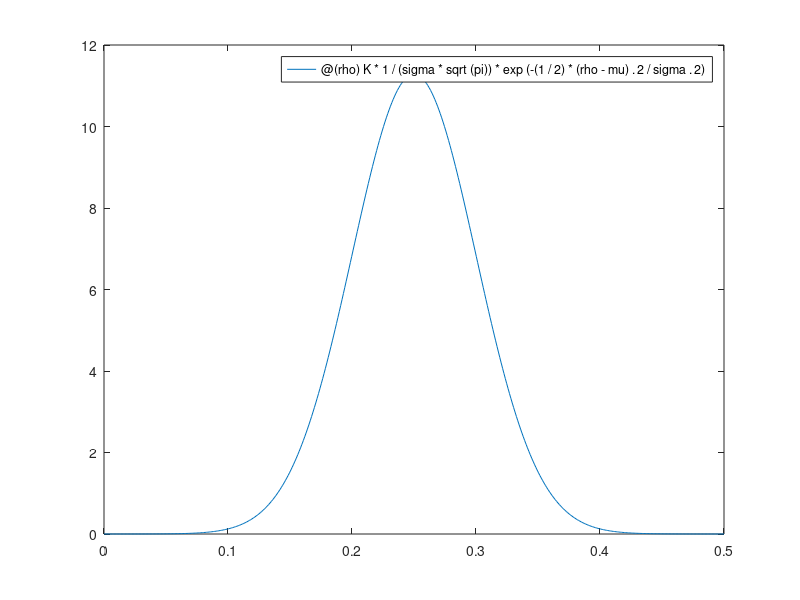
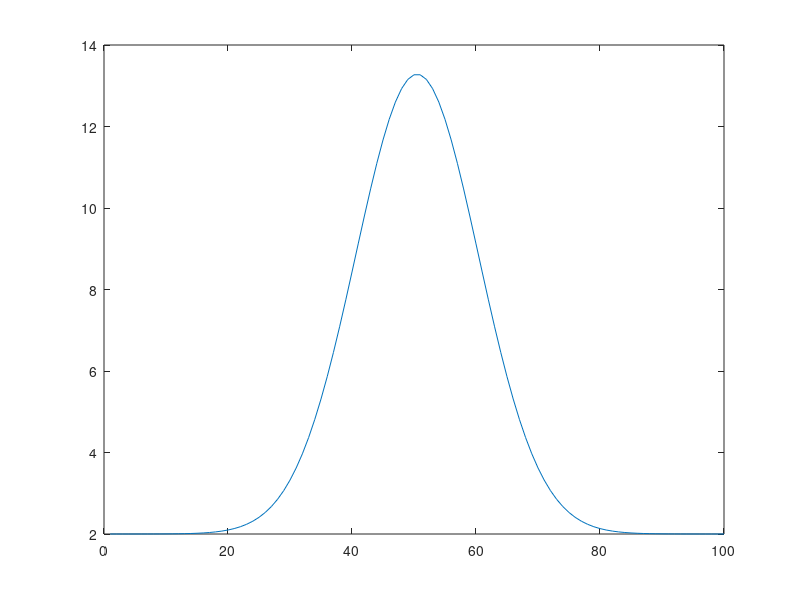
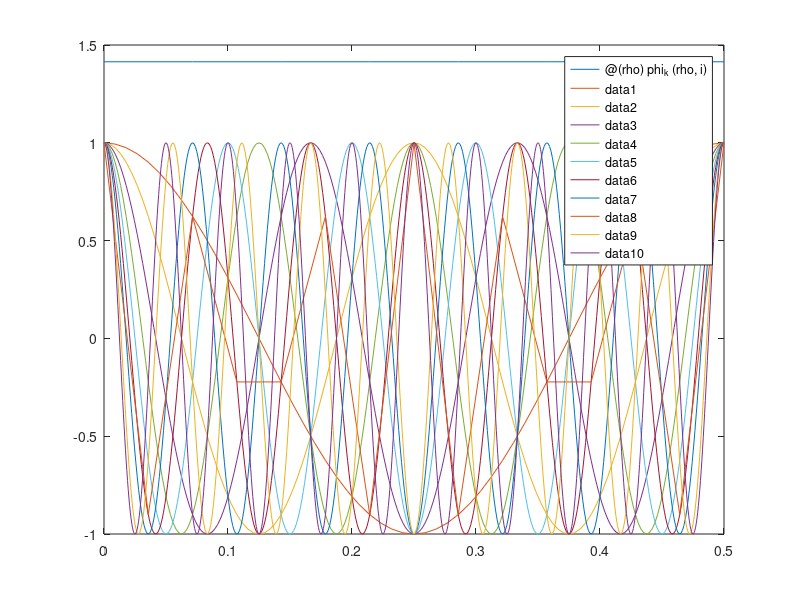
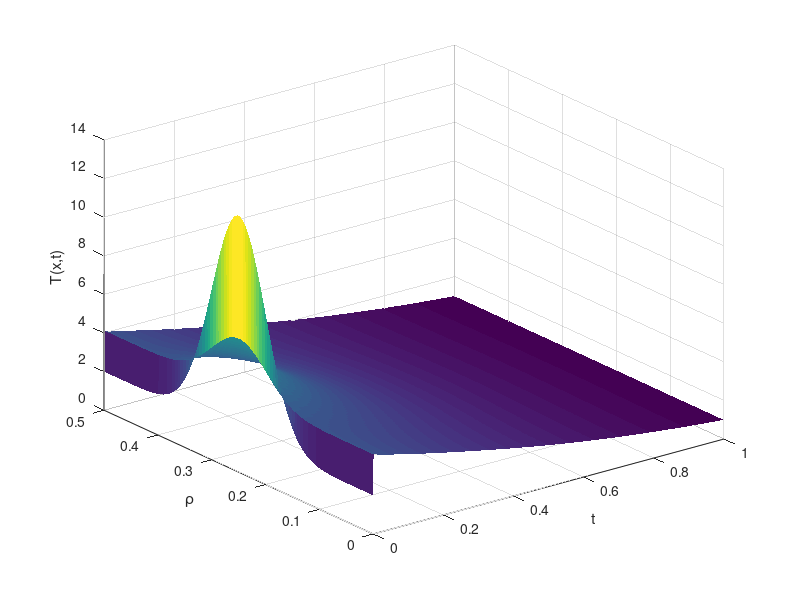

Source code (MATLAB) for these figures, in order:
clc; clear all; close all
L = .5; % Spatial length
t_start = 0.0; t_end = 1;
rho_start = 0; rho_end = L; % 1200 for discrete time
Time = 1; % Time length
a = 0; c = 2; % boundary conditions
n = 99; % spaces in spatial length (grid points = n + 1)
m = 1000; % time points
t = linspace(t_start,t_end - t_end/m ,m);
rho = linspace(rho_start,rho_end,n+1)';
r = 10;
C = eye(r+1);
gamma =  1e-2;
C1 = -gamma * (2*pi/L)^2;
diagonal = 1:(r+1);
diagonal = diagonal .* diagonal;
A = C1*diag(diagonal);

phi_k = @(rho,n) (n>=1)*(sqrt(2/L)/c*cos(2*n*pi*rho/L)) + (n < 1)*1/sqrt(L);
sigma = .05; mu = L/2; K = 1;
Pdep = @(rho) K * 1/(sigma*sqrt(pi))*exp(-(1/2)*(rho-mu).^2/sigma.^2);
T0_init = @(rho) c + 1*K * 1/(sigma*sqrt(pi))*exp(-(1/2)*(rho-mu).^2/sigma.^2);
% T0_init = @(rho) cos(2*pi*rho*3/L/4);
figure(1)
fplot(Pdep,[rho_start rho_end]);
T0 = T0_init(rho);
figure(2);
plot(T0);
T = zeros(n+1,m);
T(:,1) = T0; Ti = zeros(n+1,m);
a0 = zeros(r,1);
B = zeros(r,1);

figure(3)
for i = 0:r
    B(i+1) = integral(@(rho) Pdep(rho).*phi_k(rho,i),0,L);
    a0(i+1) = integral(@(rho) T0_init(rho).*phi_k(rho,i),0,L);
    fplot(@(rho) phi_k(rho,i),[rho_start rho_end]); hold on
end
hold off;


Test = zeros(n+1,1); Test_j = Test;
for i = 0:r
    for j = 1:length(rho)
        Test_j(j) = a0(i+1)*phi_k(rho(j),i);
    end
    Test = Test + Test_j;
    Test_j = zeros(n+1,1);
end
figure(4)
plot(Test)
%%
sys = ss(A,B,C,[]);
u = 0*(sin(2*pi*7*t) + sin(2*pi*9*t) + 3);
a = lsim(sys,u,t,a0); a = a';


for i = 0:r
    for j = 1:length(rho)
        Ti(j,2:end) = a(i+1,2:end)*phi_k(rho(j),i);
    end
    T = T + Ti;
    Ti = zeros(n+1,m);
end

figure(4)
h = surf(t,rho,T)
set(h,'LineStyle','none')
xlabel('t ')
ylabel('\rho')
zlabel('T(x,t)')
